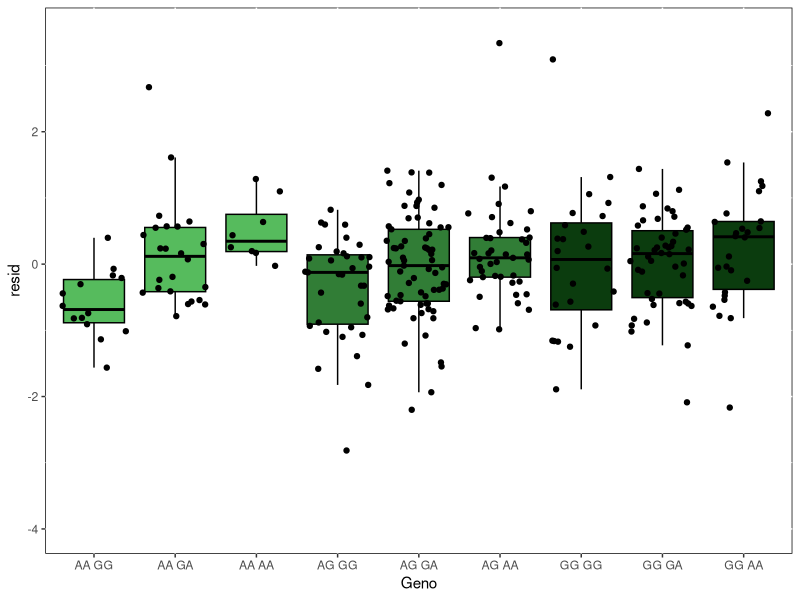

Write R code to recreate this figure.
#!/usr/bin/env Rscript

library('ggplot2')
print('Figure 4b')

######################################
#####		 	  				######
#####		 READ  				######
#####		 	  				######
######################################

pdf('CETP.European.rs1967309-rs158477.Hg38.1000G.PEER.pdf',width=7, height=7)


# This file contains residual of CETP expression made on CETP expression, corrected for all covariates (no SNPs)
allData=read.table('ResidualExpressionCETP.txt',header=TRUE, row.names=NULL, sep='\t')

# Order genotype to be in good order in graph
allData$Geno=factor(allData$Geno,c('AA GG','AA GA','AA AA','AG GG','AG GA','AG AA','GG GG','GG GA','GG AA'))
allData$rs158477_Geno=factor(allData$rs158477_Geno,c('GG','GA','AA'))


allData$rs1967309=as.factor(allData$rs1967309)
print(ggplot(allData,aes(y=resid,fill=rs1967309,x=Geno))+geom_boxplot(outlier.shape=NA,color='black')+geom_jitter()+theme(panel.background=element_rect(fill='white', color='black'), legend.position='none')+scale_fill_manual(values=c('#56bb5d','#317d36','#0b3c0e'))+ylim(-4,3.5))



dev.off()
